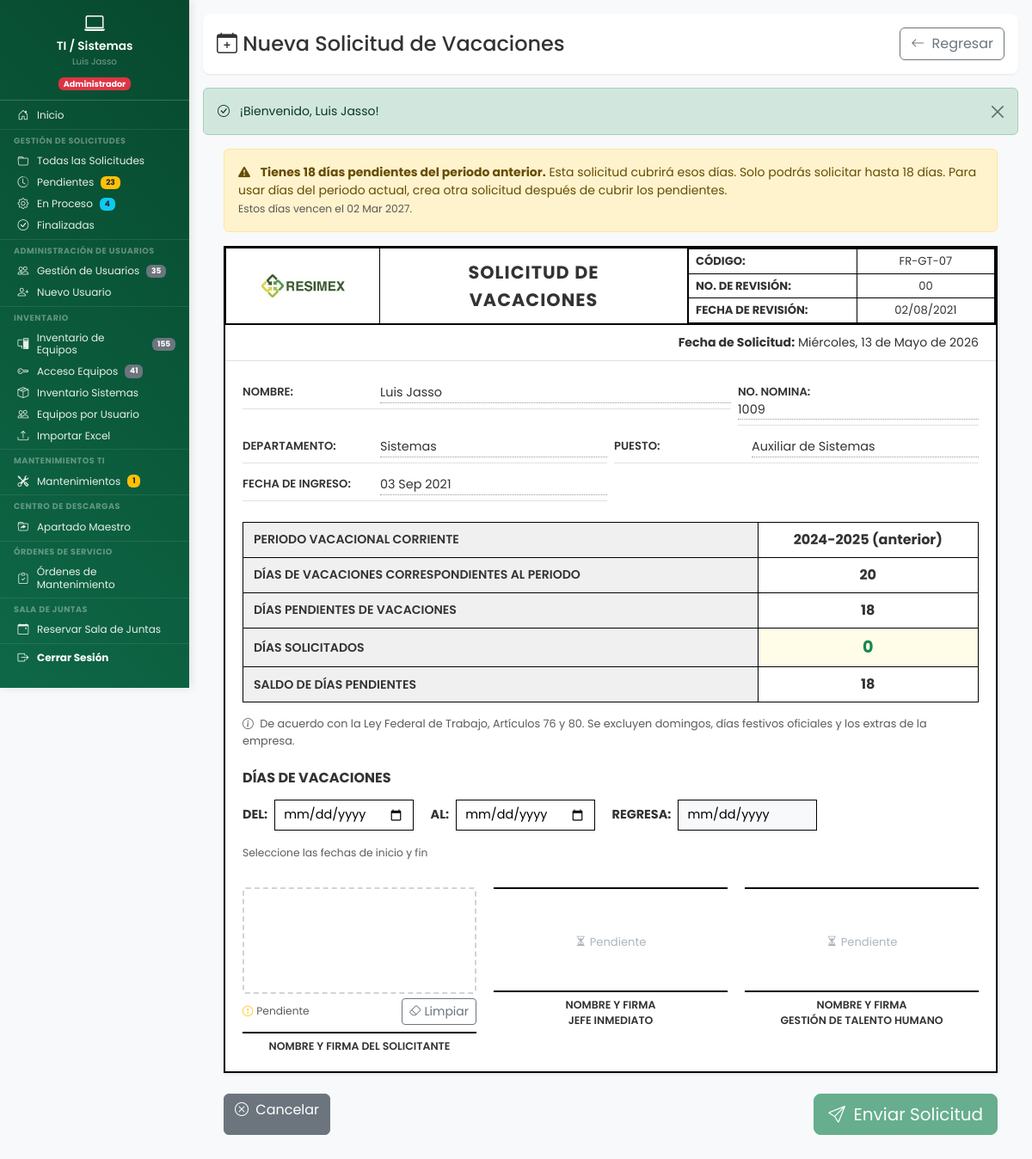
The page /dashboard/vacaciones/nueva_solicitud_vacaciones.php (signed in) on the database its author committed.
### tables this page shows
CREATE TABLE `solicitudes_vacaciones` (
  `id` int(11) NOT NULL,
  `folio` varchar(25) DEFAULT NULL,
  `usuario_id` int(11) DEFAULT NULL,
  `departamento_id` int(11) NOT NULL COMMENT 'Departamento del solicitante',
  `fecha_solicitud` date NOT NULL COMMENT 'Fecha en que se creó la solicitud',
  `periodo_vacacional` varchar(20) NOT NULL COMMENT 'Periodo laboral actual, ej: 2025-2026',
  `dias_correspondientes` int(11) NOT NULL COMMENT 'Días que corresponden según LFT Art.76 para el periodo actual',
  `dias_pendientes` int(11) NOT NULL COMMENT 'Días pendientes antes de esta solicitud (incluye acumulados vigentes)',
  `dias_solicitados` int(11) NOT NULL COMMENT 'Cantidad de días que solicita el empleado',
  `motivo` text DEFAULT NULL,
  `saldo_dias_pendientes` int(11) NOT NULL COMMENT 'Resultado: dias_pendientes - dias_solicitados',
  `fecha_inicio` date NOT NULL COMMENT 'Primer día de vacaciones (DEL)',
  `fecha_fin` date NOT NULL COMMENT 'Último día de vacaciones (AL)',
  `fecha_regreso` date NOT NULL COMMENT 'Día que regresa a laborar (REGRESA)',
  `estado` enum('borrador','enviada','pendiente_admin','aprobada_admin','rechazada_admin','pendiente_gth','aprobada_gth','rechazada_gth','completada','cancelada') DEFAULT 'pendiente_admin',
  `es_manual` tinyint(1) NOT NULL DEFAULT 0 COMMENT 'Solicitud creada manualmente por Admin',
  `admin_creador_id` int(11) DEFAULT NULL COMMENT 'ID del admin que creo la solicitud manual',
  `nombre_manual` varchar(150) DEFAULT NULL COMMENT 'Nombre del empleado (manual)',
  `no_nomina_manual` varchar(20) DEFAULT NULL COMMENT 'No. nomina del empleado (manual)',
  `puesto_manual` varchar(100) DEFAULT NULL COMMENT 'Puesto del empleado (manual)',
  `fecha_ingreso_manual` date DEFAULT NULL COMMENT 'Fecha ingreso del empleado (manual)',
  `periodo_pago_manual` enum('quincenal','semanal') DEFAULT NULL COMMENT 'Periodo pago (manual)',
  `empresa_manual` enum('resimex','carganova') DEFAULT NULL COMMENT 'Empresa (manual)',
  `admin_id` int(11) DEFAULT NULL COMMENT 'ID del jefe de área que aprueba/rechaza',
  `fecha_aprobacion_admin` datetime DEFAULT NULL,
  `motivo_rechazo` text DEFAULT NULL COMMENT 'Motivo si fue rechazada por el admin',
  `comentarios_admin` text DEFAULT NULL,
  `firma_empleado` longtext DEFAULT NULL,
  `fecha_firma_empleado` datetime DEFAULT NULL,
  `firma_admin` longtext DEFAULT NULL COMMENT 'Firma digital del jefe de área (base64 jSignature)',
  `fecha_firma_admin` datetime DEFAULT NULL,
  `firma_gth` longtext DEFAULT NULL COMMENT 'Firma digital de GTH (base64 jSignature)',
  `comentarios_gth` text DEFAULT NULL,
  `gth_id` int(11) DEFAULT NULL,
  `fecha_aprobacion_gth` datetime DEFAULT NULL,
  `fecha_firma_gth` datetime DEFAULT NULL,
  `fecha_creacion` datetime DEFAULT current_timestamp(),
  `fecha_actualizacion` datetime DEFAULT current_timestamp() ON UPDATE current_timestamp()
);

CREATE TABLE `usuarios` (
  `id` int(11) NOT NULL,
  `nombre_completo` varchar(150) NOT NULL,
  `no_nomina` varchar(20) DEFAULT NULL COMMENT 'Número de nómina del empleado',
  `puesto` varchar(100) DEFAULT NULL COMMENT 'Puesto del empleado',
  `fecha_ingreso` date DEFAULT NULL COMMENT 'Fecha de ingreso a la empresa',
  `periodo_pago` enum('quincenal','semanal') DEFAULT NULL COMMENT 'Periodo de pago del empleado',
  `empresa` enum('resimex','carganova') DEFAULT NULL COMMENT 'Empresa del empleado',
  `jornada` enum('lunes_viernes','lunes_sabado') DEFAULT 'lunes_sabado' COMMENT 'Tipo de jornada laboral',
  `usuario` varchar(50) NOT NULL,
  `password` varchar(255) NOT NULL,
  `departamento` varchar(100) NOT NULL,
  `departamento_id` int(11) DEFAULT NULL,
  `es_colaborativo` tinyint(1) NOT NULL DEFAULT 0,
  `activo` tinyint(1) NOT NULL DEFAULT 1,
  `es_admin_area` tinyint(1) DEFAULT 0 COMMENT 'Rol Administrativo/Jefe de área para Vacaciones (1=Sí, 0=No)',
  `fecha_registro` datetime NOT NULL DEFAULT current_timestamp(),
  `ultimo_acceso` datetime DEFAULT NULL,
  `created_by` int(11) DEFAULT NULL COMMENT 'ID del usuario que creó este registro',
  `updated_at` datetime DEFAULT NULL COMMENT 'Fecha y hora de última actualización',
  `updated_by` int(11) DEFAULT NULL COMMENT 'ID del usuario que realizó la última actualización'
);

### dashboard/vacaciones/nueva_solicitud_vacaciones.php (the view, shortened to what the rows shown need)
<?php
require_once __DIR__ . '/../../includes/vacaciones/vacaciones_funciones.php';
$pdo = conectarDB();
$resumen = obtener_resumen_vacaciones($pdo, $_SESSION['usuario_id']);
$periodo_anterior = $resumen['periodo_anterior'] ?? ['dias_pendientes' => 0];
$dias_periodo_ant = $periodo_anterior['dias_pendientes'] ?? 0;
$usa_periodo_anterior = ($dias_periodo_ant > 0);
$dias_correspondientes = $resumen['dias_correspondientes'];
$dias_pendientes = $usa_periodo_anterior ? $dias_periodo_ant : $resumen['dias_disponibles'];
if ($usa_periodo_anterior && !empty($periodo_anterior['periodo'])) {
    $periodo_vacacional = substr($periodo_anterior['periodo']['inicio'], 0, 4) . '-' . substr($periodo_anterior['periodo']['fin'], 0, 4) . ' (anterior)';
} else {
    $periodo_vacacional = $resumen['periodo']
        ? (substr($resumen['periodo']['inicio'], 0, 4) . '-' . substr($resumen['periodo']['fin'], 0, 4))
        : '-';
}
?>
<!DOCTYPE html>
<html lang="es">
<head>
    <link href="https://cdn.jsdelivr.net/npm/bootstrap@5.3.2/dist/css/bootstrap.min.css" rel="stylesheet">
    <link rel="stylesheet" href="https://cdn.jsdelivr.net/npm/bootstrap-icons@1.11.1/font/bootstrap-icons.css">
    <link rel="stylesheet" href="<?php echo URL_BASE; ?>assets/css/dashboard.css">
    <link rel="stylesheet" href="<?php echo URL_BASE; ?>assets/css/formularios.css">
    <link rel="stylesheet" href="<?php echo URL_BASE; ?>assets/css/base/variables.css">
    <link rel="stylesheet" href="<?php echo URL_BASE; ?>assets/css/components/sidebar.css">
    <link rel="stylesheet" href="<?php echo URL_BASE; ?>assets/css/components/hamburger.css">
    <link rel="stylesheet" href="<?php echo URL_BASE; ?>assets/css/layouts/dashboard-layout.css">
    <link rel="stylesheet" href="<?php echo URL_BASE; ?>assets/css/utilities/responsive.css">
</head>
<body>
    <div class="d-flex">
        <main class="main-content">
            <div class="content-wrapper">
                <div class="page-header">
                    <div class="d-flex justify-content-between align-items-center flex-wrap gap-2">
                        <h1><i class="bi bi-calendar-plus"></i> Nueva Solicitud de Vacaciones</h1>
                    </div>
                </div>
                <form id="formSolicitud" method="POST" action="<?php echo URL_BASE; ?>dashboard/vacaciones/procesar_vacaciones.php">
                    <?php if ($usa_periodo_anterior): ?>
                    <div class="alert alert-warning mb-3" style="max-width:900px;margin:0 auto">
                        <i class="bi bi-exclamation-triangle-fill me-2"></i>
                        <strong>Tienes <?php echo $dias_periodo_ant; ?> d&iacute;a<?php echo $dias_periodo_ant != 1 ? 's' : ''; ?> pendiente<?php echo $dias_periodo_ant != 1 ? 's' : ''; ?> del periodo anterior.</strong>
                        Esta solicitud cubrir&aacute; esos d&iacute;as. Solo podr&aacute;s solicitar hasta <?php echo $dias_periodo_ant; ?> d&iacute;a<?php echo $dias_periodo_ant != 1 ? 's' : ''; ?>.
                        Para usar d&iacute;as del periodo actual, crea otra solicitud despu&eacute;s de cubrir los pendientes.
                        <?php if (!empty($periodo_anterior['periodo']['fecha_vencimiento'])): ?>
                        <br><small class="text-muted">Estos d&iacute;as vencen el <?php echo fecha_corta_es($periodo_anterior['periodo']['fecha_vencimiento']); ?>.</small>
                        <?php endif; ?>
                    </div>
                    <?php endif; ?>
                    <div class="doc-container shadow-sm mb-4">
                        <table class="doc-header-table">
                        </table>
                        <div class="fecha-solicitud"><strong>Fecha de Solicitud:</strong> <?php echo fecha_larga_es(date('Y-m-d')); ?></div>
                        <div class="doc-body">
                            <div class="mb-4">
                                <div class="row g-2">
                                    <div class="col-md-6"><div class="info-row"><span class="info-label">Fecha de Ingreso:</span><span class="info-value"><?php echo fecha_corta_es($resumen['fecha_ingreso']); ?></span></div></div>
                                </div>
                            </div>
                            <table class="tabla-periodo">
                                <tr><th>Periodo Vacacional Corriente</th><td><?php echo $periodo_vacacional; ?></td></tr>
                                <tr><th>D&iacute;as de Vacaciones Correspondientes al Periodo</th><td><?php echo $dias_correspondientes; ?></td></tr>
                                <tr><th>D&iacute;as Pendientes de Vacaciones</th><td><?php echo $dias_pendientes; ?></td></tr>
                                <tr><th>D&iacute;as Solicitados</th><td class="editable"><span class="dias-highlight" id="diasSolicitados">0</span></td></tr>
                                <tr><th>Saldo de D&iacute;as Pendientes</th><td><span id="saldoDias"><?php echo $dias_pendientes; ?></span></td></tr>
                            </table>
                        </div>
                    </div>
                    <div class="d-flex justify-content-between mb-4" style="max-width:900px;margin:0 auto">
                        <a href="<?php echo URL_BASE; ?>dashboard/vacaciones/mis_vacaciones.php" class="btn btn-secondary"><i class="bi bi-x-circle me-1"></i> Cancelar</a>
                        <div class="d-flex gap-2">
                        </div>
                    </div>
                </form>
            </div>
        </main>
    </div>
</body>
</html>

### rows shown on the page
solicitudes_vacaciones: dias_pendientes "18"
usuarios: fecha_ingreso "03 Sep 2021"

### other values the page prints
$_SESSION['nombre_completo'] "Luis Jasso"
$stats_sidebar['pendientes'] "23"
$stats_sidebar['en_proceso'] "4"
$total_usuarios "35"
$total_equipos "155"
$total_acceso "41"
$mant_pendientes "1"
$alerta['mensaje'] "¡Bienvenido, Luis Jasso!"
fecha_corta_es($periodo_anterior['periodo']['fecha_vencimiento']) "02 Mar 2027"
$_SESSION['no_nomina'] "1009"
$_SESSION['departamento_nombre'] "Sistemas"
$_SESSION['puesto'] "Auxiliar de Sistemas"
$periodo_vacacional "2024-2025 (anterior)"
$dias_correspondientes "20"
